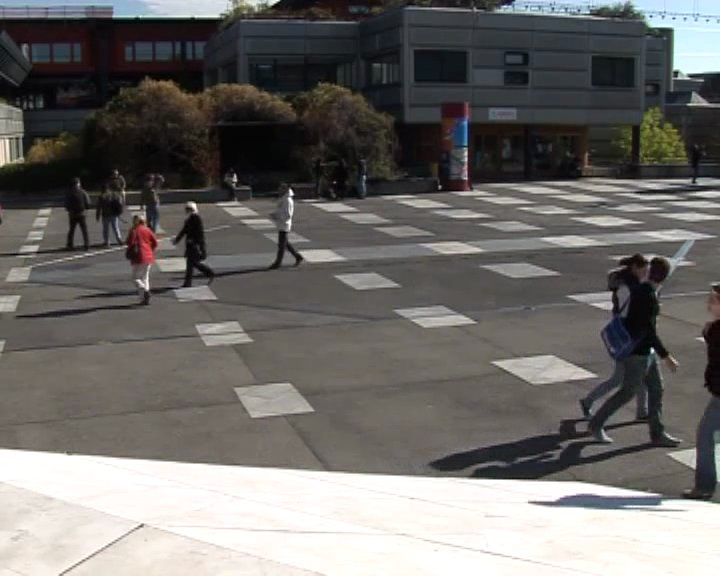
#> input picture question-assignment-1/walk_1.jpg, 720 x 576 px, found by its file name
$ python image_subtract.py
#> lines starting #> are read from the running program, lines starting #| are printed output that depends on the picture
import cv2

img1 = cv2.imread("walk_1.jpg")
#> img1 is the input picture: shape (576, 720, 3); mean B, G, R 106.2, 108.6, 110.7
img2 = cv2.imread("walk_2.jpg")
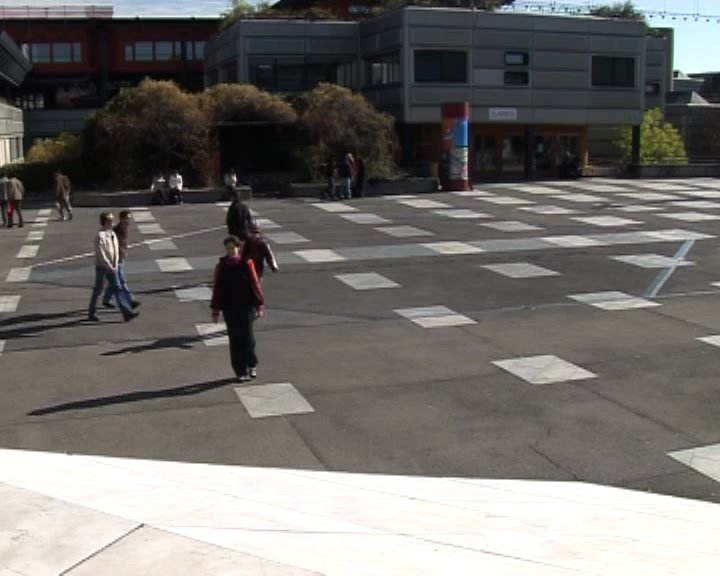
#> input picture question-assignment-1/walk_2.jpg, 720 x 576 px, found by its file name
#> img2 is the input picture: shape (576, 720, 3); mean B, G, R 109.1, 111.9, 114.1
subtraction = img1-img2
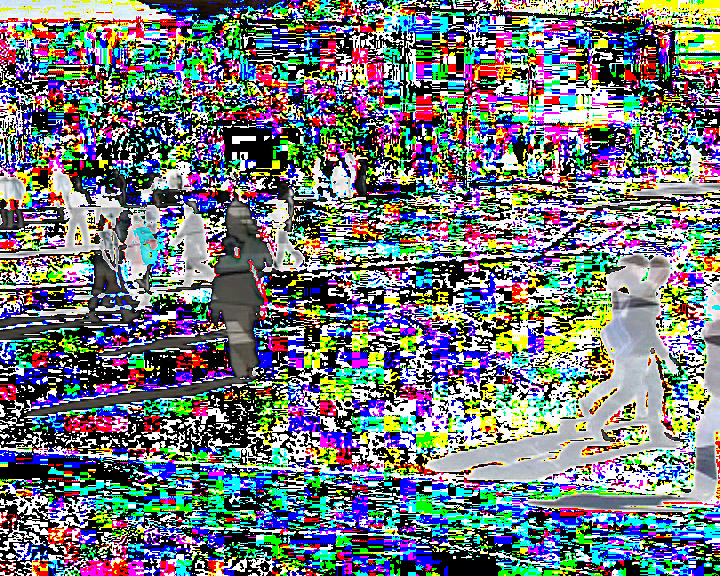
#> subtraction: shape (576, 720, 3); mean B, G, R 124.2, 120.6, 114.3
sub2 = cv2.subtract(img1, img2)
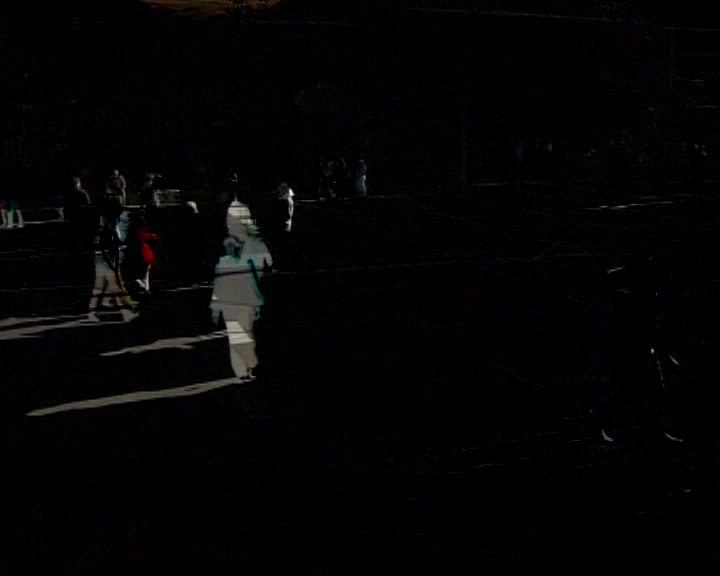
#> sub2: shape (576, 720, 3); mean B, G, R 3.2, 3.3, 3.4
cv2.imshow("Subtraction", subtraction)
cv2.imshow("Sub 2", sub2)
cv2.waitKey(0)
cv2.destroyAllWindows()
